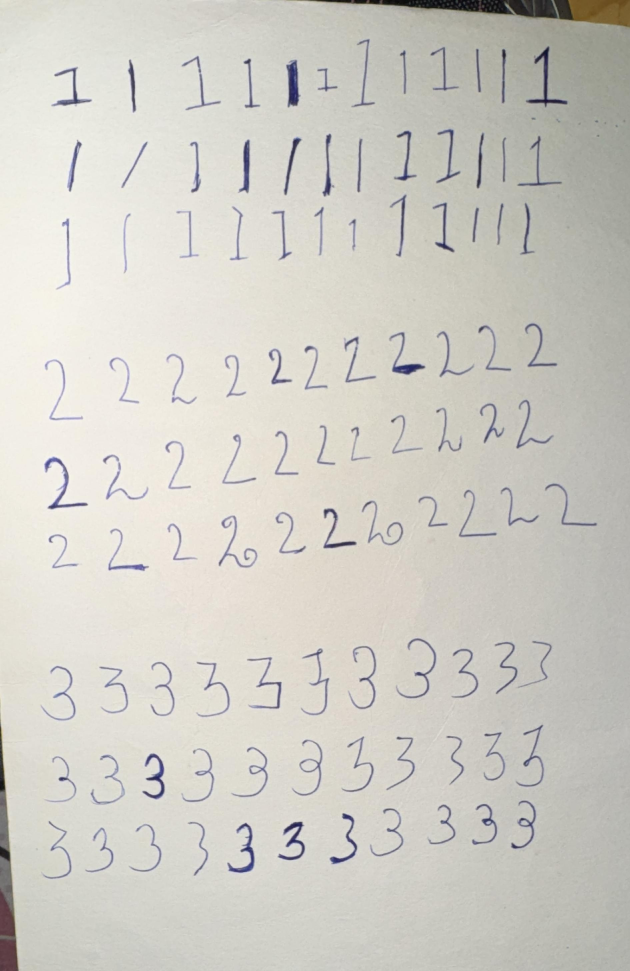
#> input picture one_two_three.jpeg, 1890 x 2913 px, found by its file name (shown at 1/3 size)
$ jupyter execute --allow-errors proj_1.ipynb
#> lines starting #> are read from the running program, lines starting #| are printed output that depends on the picture; after the words box and inside, x2 and y2 are one past the last pixel; in counts of white or black regions, pixels touching at a corner belong together
[cell 1]
import cv2
import matplotlib.pyplot as plt
import os
import numpy as np

[cell 2]
img=cv2.imread(r"C:\Users\Admin\Downloads\one_two_three.jpeg",cv2.IMREAD_GRAYSCALE)
#> img: shape (2913, 1890); min 3, max 253, mean 205.3
_,thresh=cv2.threshold(img,128,255,cv2.THRESH_BINARY_INV)
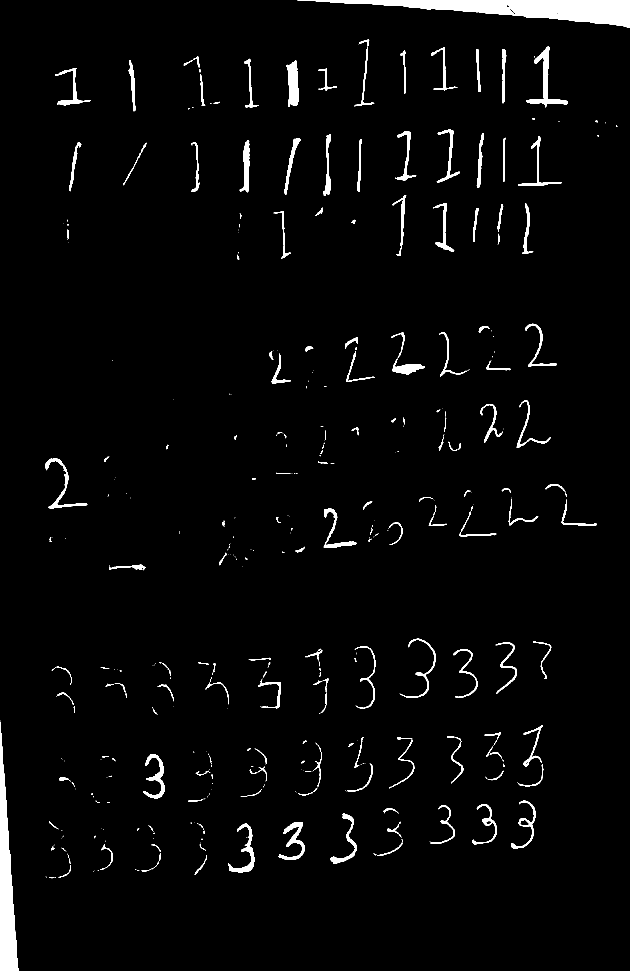
#> thresh: shape (2913, 1890) (shown at 1/3 size); 2.7% white; 566 white regions (363 under 20 px)

[cell 3]
contours,_=cv2.findContours(thresh,cv2.RETR_EXTERNAL,cv2.CHAIN_APPROX_SIMPLE)
#> contours = 566 contours, 404 with area under 20; largest, box (x1, y1, x2, y2) and area: (892, 0, 1890, 83) 34686, (0, 2165, 55, 2913) 19988, (1578, 139, 1703, 322) 3604, (859, 182, 897, 320) 3396, (685, 2470, 763, 2618) 2360

[cell 4]
contours = sorted(contours, key=lambda c: cv2.boundingRect(c)[1]*img.shape[1] + cv2.boundingRect(c)[0])

[cell 5]
os.makedirs("digits_dataset",exist_ok=True)

[cell 6]
i=0
for cnt in contours:
    x,y,w,h=cv2.boundingRect(cnt)
    if w>20 and h>20:
        digit=thresh[y:y+h,x:x+w]

        digit=cv2.resize(digit,(28,28))
        cv2.imwrite(f"digits_dataset/digit_{i}.png", digit)
        i+=1
#> this loop made 566 passes
#> (x, y, w, h) on passes 1, 2, 3, 4, 5, 6, 7, 8, 9, 10, 12, 13: (892, 0, 998, 83), (1583, 53, 1, 1), (1077, 118, 31, 20), (1074, 133, 1, 1), (1578, 139, 125, 183), (1063, 140, 60, 180), (1293, 142, 79, 130), (1429, 147, 13, 129), (1506, 148, 13, 162), (1201, 152, 16, 129), (551, 170, 48, 32), (733, 176, 44, 146)
#> (cnt, x, y, w, h) on passes 11, 23, 24, 29, 30, 48: ([[1604, 168], [1604, 172]], 1604, 168, 1, 5), ([[630, 311], [634, 311]], 630, 311, 5, 1), ([[579, 322], [578, 323], [576, 323], [579, 323]], 576, 322, 4, 2), ([[1676, 364], [1676, 365], [1677, 365], [1677, 364]], 1676, 364, 2, 2), ([[1815, 368], [1816, 369], [1816, 368]], 1815, 368, 2, 2), ([[402, 499], [402, 500]], 402, 499, 1, 2)
#> pass 1, `digit=thresh[y:y+h,x:x+w]`:
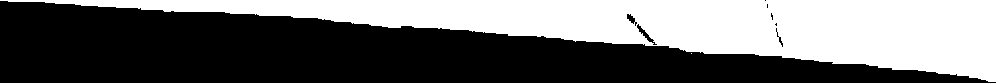
#> digit: shape (83, 998); 42.9% white; 2 white regions (1 under 20 px), largest, box (x1, y1, x2, y2) and area: (0, 0, 998, 83) 35543
#> pass 1, `digit=cv2.resize(digit,(28,28))`:
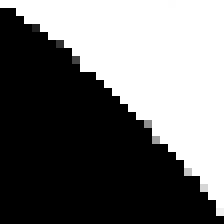
#> digit: shape (28, 28) (shown 8 times larger); min 0, max 255, mean 110.7
#> after the loop, i = 78

[cell 7]
print(f"Saved {i} digit images")
#| Saved 78 digit images
